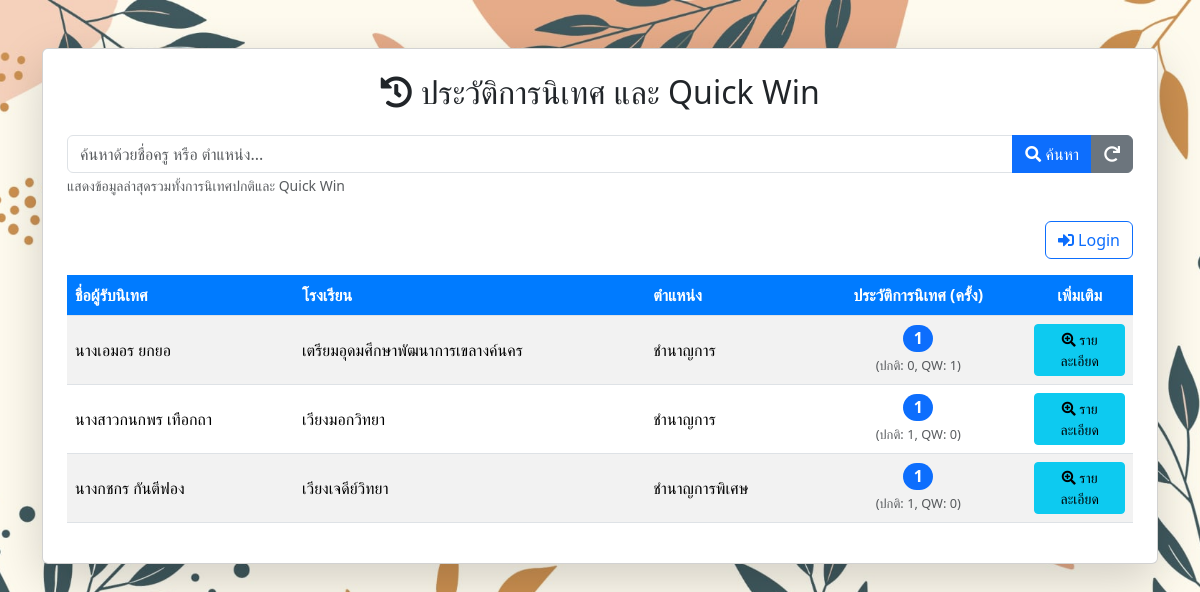
The page /history.php on the database its author committed.
### tables this page shows
CREATE TABLE `teacher` (
  `t_pid` varchar(13) NOT NULL,
  `school_id` int DEFAULT NULL,
  `prefix_id` varchar(3) DEFAULT NULL,
  `PrefixName` varchar(100) DEFAULT NULL,
  `fname` varchar(100) DEFAULT NULL,
  `lname` varchar(100) DEFAULT NULL,
  `adm_rank_id` int DEFAULT NULL,
  `adm_name` varchar(100) DEFAULT NULL,
  `learning_group_id` int DEFAULT NULL,
  `learning_group` varchar(255) DEFAULT NULL,
  `major_subject` varchar(255) DEFAULT NULL
);

CREATE TABLE `school` (
  `school_id` int DEFAULT NULL,
  `SchoolName` varchar(255) DEFAULT NULL,
  `SchoolGroup` int DEFAULT NULL
);

### history.php (the view, shortened to what this page needs)
<?php
require_once 'config/db_connect.php';
$search_name = isset($_GET['search_name']) ? trim($_GET['search_name']) : '';
$results = [];
$sql = "SELECT
            t.t_pid AS teacher_t_pid,
            CONCAT(IFNULL(t.PrefixName,''), t.fname, ' ', t.lname) AS teacher_full_name,
            t.adm_name AS teacher_position,
            s_school.SchoolName AS t_school,
            -- นับจำนวนการนิเทศปกติ
            (SELECT COUNT(*) FROM supervision_sessions WHERE teacher_t_pid = t.t_pid) AS count_normal,
            -- นับจำนวน Quick Win
            (SELECT COUNT(*) FROM quick_win WHERE t_id = t.t_pid) AS count_quickwin,
            -- หาวันที่ล่าสุด (เปรียบเทียบระหว่าง ปกติ กับ Quick Win)
            GREATEST(
                IFNULL((SELECT MAX(supervision_date) FROM supervision_sessions WHERE teacher_t_pid = t.t_pid), '0000-00-00'),
                IFNULL((SELECT MAX(supervision_date) FROM quick_win WHERE t_id = t.t_pid), '0000-00-00')
            ) AS latest_date
        FROM teacher t
        LEFT JOIN school s_school ON t.school_id = s_school.school_id
        WHERE
            -- เงื่อนไข: ต้องมีประวัติอย่างใดอย่างหนึ่ง
            (
                t.t_pid IN (SELECT teacher_t_pid FROM supervision_sessions)
                OR
                t.t_pid IN (SELECT t_id FROM quick_win)
            )
        ";
$sql .= " ORDER BY latest_date DESC";
if (empty($search_name)) {
    $sql .= " LIMIT 10";
}
$stmt = $conn->prepare($sql);
$stmt->execute();
$result = $stmt->get_result();
if ($result->num_rows > 0) {
    while ($row = $result->fetch_assoc()) {
        $results[] = $row;
    }
}
?>
<!DOCTYPE html>
<html lang="th">
<head>
    <link href="https://cdn.jsdelivr.net/npm/bootstrap@5.3.3/dist/css/bootstrap.min.css" rel="stylesheet">
    <link rel="stylesheet" href="https://cdnjs.cloudflare.com/ajax/libs/font-awesome/5.15.4/css/all.min.css">
    <link rel="stylesheet" href="css/styles.css">
</head>
<body>
    <div class="container mt-5">
        <div class="card shadow-lg p-4">
            <h2 class="card-title text-center mb-4">
                <i class="fas fa-history"></i> ประวัติการนิเทศ และ Quick Win
            </h2>
            <form method="GET" action="history.php" class="mb-4">
                <div class="input-group">
                    <input type="text" class="form-control" placeholder="ค้นหาด้วยชื่อครู หรือ ตำแหน่ง..." name="search_name" value="<?php echo htmlspecialchars($search_name); ?>">
                    <button class="btn btn-primary" type="submit"><i class="fas fa-search"></i> ค้นหา</button>
                    <a href="history.php" class="btn btn-secondary" title="แสดงรายการทั้งหมด">
                        <i class="fas fa-redo"></i>
                    </a>
                </div>
                <small class="form-text text-muted">แสดงข้อมูลล่าสุดรวมทั้งการนิเทศปกติและ Quick Win</small>
            </form>
            <?php if (isset($_SESSION['is_logged_in']) && $_SESSION['is_logged_in'] === true): ?>
                <div class="d-flex justify-content-end align-items-center mb-3 gap-2">
                    <a href="supervision_start.php" class="btn btn-success">
                        <i class="fas fa-plus-circle"></i> บันทึกการนิเทศ
                    </a>
                    <a href="graphs/satisfaction_dashboard.php" class="btn btn-info">
                        <i class="fas fa-chart-pie"></i> Dashboard
                    </a>
                    <a href="logout.php" class="btn btn-danger">
                        <i class="fas fa-sign-out-alt"></i> ออกจากระบบ
                    </a>
                </div>
            <?php else: ?>
                <div class="d-flex justify-content-end align-items-center mb-3">
                    <a href="login.php" class="btn btn-outline-primary">
                        <i class="fas fa-sign-in-alt"></i> Login
                    </a>
                </div>
            <?php endif; ?>
            <div class="table-responsive">
                <table class="table table-striped table-hover table-custom align-middle">
                    <thead>
                        <tr>
                            <th scope="col">ชื่อผู้รับนิเทศ</th>
                            <th scope="col">โรงเรียน</th>
                            <th scope="col">ตำแหน่ง</th>
                            <th scope="col" class="text-center">ประวัติการนิเทศ (ครั้ง)</th>
                            <th scope="col" class="text-center" style="width: 10%;">เพิ่มเติม</th>
                        </tr>
                    </thead>
                    <tbody>
                        <?php if (empty($results)) : ?>
                            <tr>
                                <td colspan="6" class="text-center text-danger fw-bold">
                                    <?php echo !empty($search_name) ? "ไม่พบข้อมูลที่ตรงกับการค้นหา: \"" . htmlspecialchars($search_name) . "\"" : "ไม่พบประวัติการนิเทศในระบบ"; ?>
                                </td>
                            </tr>
                        <?php else : ?>
                            <?php foreach ($results as $row) :
                                $total_count = $row['count_normal'] + $row['count_quickwin'];
                            ?>
                                <tr>
                                    <td><?php echo htmlspecialchars($row['teacher_full_name']); ?></td>
                                    <td><?php echo htmlspecialchars($row['t_school']); ?></td>
                                    <td><?php echo htmlspecialchars($row['teacher_position']); ?></td>
                                    <td class="text-center">
                                        <span class="badge bg-primary rounded-pill fs-6"><?php echo $total_count; ?></span>
                                        <br>
                                        <small class="text-muted" style="font-size: 0.8rem;">
                                            (ปกติ: <?php echo $row['count_normal']; ?>, QW: <?php echo $row['count_quickwin']; ?>)
                                        </small>
                                    </td>
                                    <td class="text-center">
                                        <form action="session_details.php" method="POST" style="display: inline;">
                                            <button type="submit" class="btn btn-sm btn-info" title="ดูรายละเอียดประวัติทั้งหมด">
                                                <i class="fas fa-search-plus"></i> รายละเอียด
                                            </button>
                                        </form>
                                    </td>
                                </tr>
                            <?php endforeach; ?>
                        <?php endif; ?>
                    </tbody>
                </table>
            </div>
        </div>
    </div>
</body>
</html>

### css/styles.css (style rules this page uses)
body { background-image: url('../images/bg001.jpg'); background-size: cover; background-repeat: no-repeat; background-position: center center; background-attachment: fixed; background-color: #f8f9fa; }

### history.php (style rules this page uses)
.table-custom th { background-color: #007bff; color: white; vertical-align: middle; }
.table-custom td { vertical-align: middle; }

### rows shown on the page
teacher: teacher_full_name "นางเอมอร ยกยอ", school.SchoolName "เตรียมอุดมศึกษาพัฒนาการเขลางค์นคร", adm_name "ชำนาญการ", total_count "1", count_normal "0", count_quickwin "1"
teacher: teacher_full_name "นางสาวกนกพร เทือกถา", school.SchoolName "เวียงมอกวิทยา", adm_name "ชำนาญการ", total_count "1", count_normal "1", count_quickwin "0"
teacher: teacher_full_name "นางกชกร กันตีฟอง", school.SchoolName "เวียงเจดีย์วิทยา", adm_name "ชำนาญการพิเศษ", total_count "1", count_normal "1", count_quickwin "0"
